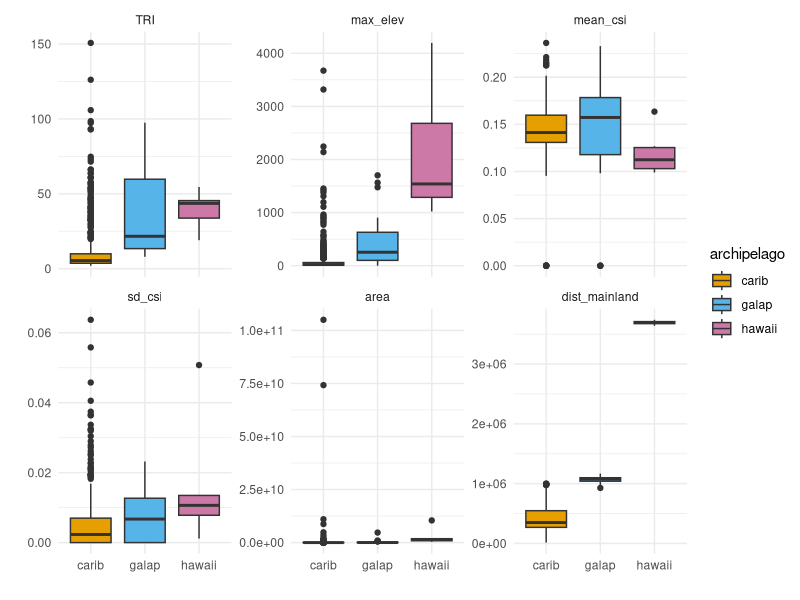
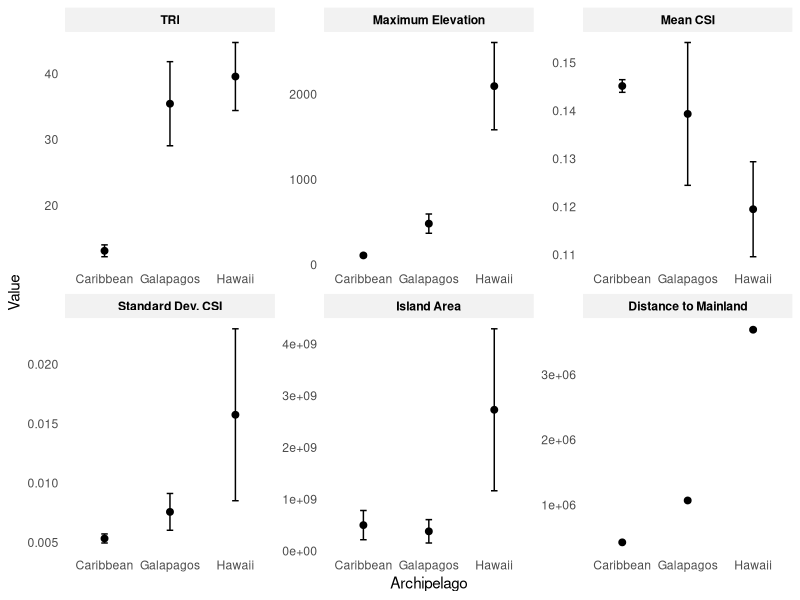

Recreate these plots in R, in order.
# Creating a faceted boxplot visualization to illustrate
#  the spread of island-specific data
library(tidyverse)
library(ggplot2)
library(reshape2)

# Read dataset
dat <- read.csv("Summary_Files/IxL_distocc_2_17.csv")

# If an island has an NA for dist_occ_islands,
#  fill in the value from nearest_occ
for(i in c(1:length(dat$name))){
  if(is.na(dat$dist_occ_islands[i])){
    dat$dist_occ_islands[i] <- dat$nearest_occ[i]
  }
}

# Filter to just island-specific variables, and only ones that aren't correlated
dat_island <- dat %>% select(name, TRI, max_elev, mean_csi, sd_csi, area,
                             dist_mainland, archipelago)
# Make sure each row is unique
dat_island <- distinct(dat_island)

# For each island-specific variable, create a boxplot to show the spread

# Got idea for melting from: https://stackoverflow.com/a/11346964
m1 <- melt(dat_island)

ggplot(m1, aes(x = archipelago, y = value)) +
  geom_boxplot(aes(fill = archipelago)) +
  scale_fill_manual(values = c("carib" = "#E69F00", "galap" = "#56B4E9", "hawaii" = "#CC79A7")) +
  # Add free_y scale so they can vary
  facet_wrap(~ variable, scales = "free_y") +
  theme_minimal() +
  # Remove outer axis labels
  labs(x = "", y = "")

##### Instead of Boxplot, plot means and add standard error bars #####
ggplot(m1, aes(x = archipelago, y = value)) +
  # Use stat_summary to quickly calculate mean and standard error
  stat_summary(fun = "mean", geom = "point", size = 2) +
  stat_summary(fun.data = "mean_se", geom = "errorbar", width = 0.1) +
  # Add outer axis labels
  xlab("Archipelago") +
  ylab("Value") +
  # Add facet wrap by variable with a free y-axis range and
  #  specific facet labels
  facet_wrap(~ variable, 
             axes = "all_x",
             scales = "free_y",
             labeller = as_labeller(c(
               TRI = "TRI",
               max_elev = "Maximum Elevation",
               mean_csi = "Mean CSI",
               sd_csi = "Standard Dev. CSI",
               area = "Island Area",
               dist_mainland = "Distance to Mainland"))) +
  # Change per-plot x-axis labels
  scale_x_discrete(labels = c("Caribbean", "Galapagos", "Hawaii")) +
  theme_minimal() +
  # Remove gridlines, add rectangle back to facet labels (strip)
  theme(panel.grid = element_blank(),
        strip.background = element_rect(fill = "grey95", color = "grey95"),
        strip.text = element_text(color = "black", face = "bold"))
